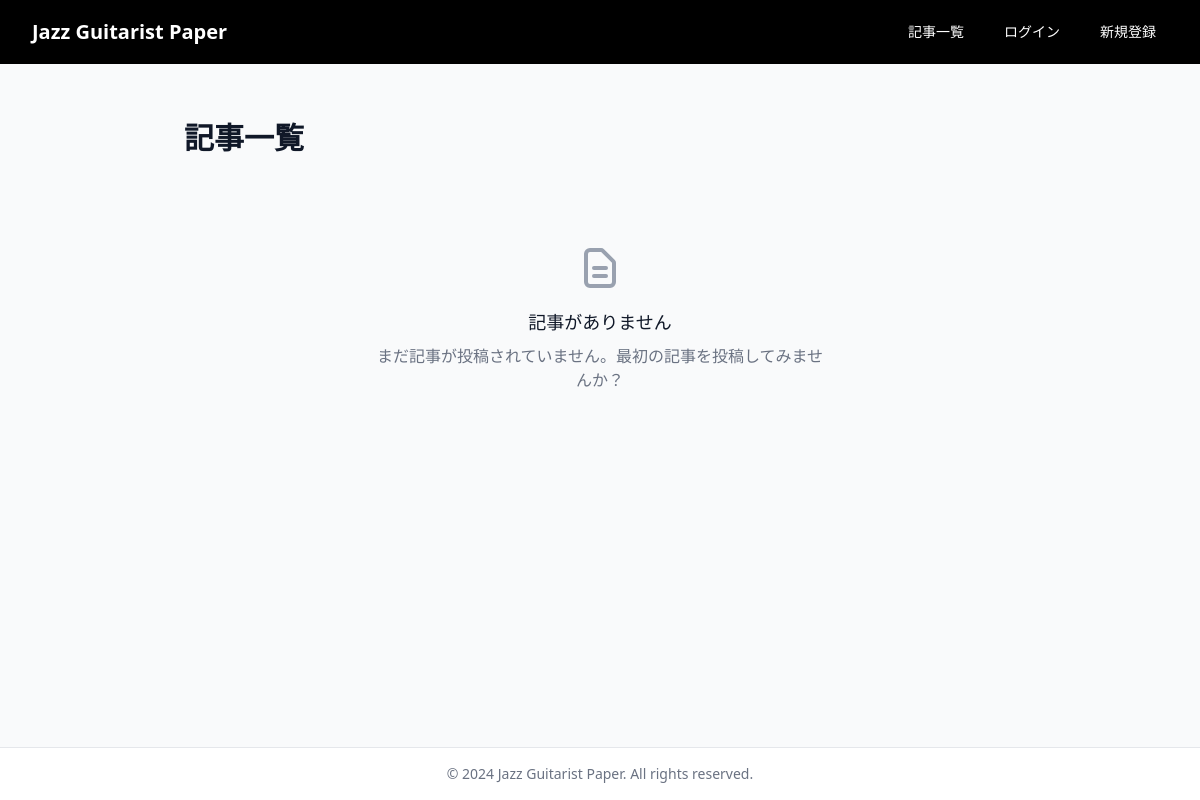
/articles/, run on an earlier commit of the app's database.
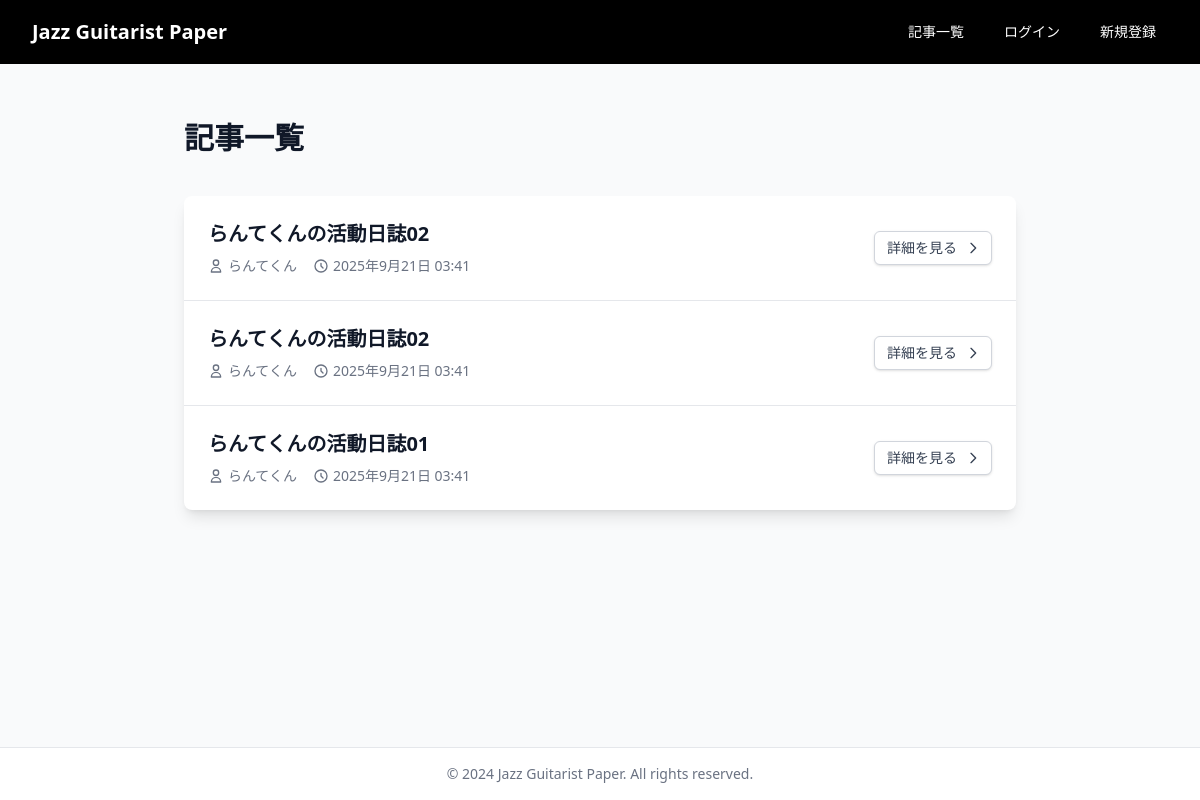
And on a later commit of the database.
### articles/models.py (models this page shows, shortened)
class Article(models.Model):
    author = models.ForeignKey(
        User,
        on_delete=models.CASCADE,
        verbose_name="投稿者"
    )
    title = models.CharField(
        max_length=200,
        verbose_name="タイトル"
    )
    content = models.TextField(
        verbose_name="内容"
    )
    created_at = models.DateTimeField(
        auto_now_add=True,
        verbose_name="作成日時"
    )
    updated_at = models.DateTimeField(
        auto_now=True,
        verbose_name="更新日時"
    )
    class Meta:
        ordering = ['-created_at']
        verbose_name = "記事"
        verbose_name_plural = "記事"

### accounts/models.py (models this page shows, shortened)
class User(AbstractUser):
    email = models.EmailField(_('email address'), unique=True)
    USERNAME_FIELD = 'email'
    REQUIRED_FIELDS = ['username']

### articles/views.py (the view)
# urls.py: path('', ArticleListView.as_view(), name='list'),
class ArticleListView(ListView):
    model = Article
    template_name = 'articles/list.html'
    context_object_name = 'articles'

### templates/articles/list.html (shortened to what this page needs)
{% extends 'base.html' %}
{% block content %}
<div class="max-w-4xl mx-auto py-8 px-4 sm:px-6 lg:px-8">
    <div class="mb-8 flex items-center justify-between">
        <h1 class="text-3xl font-bold text-gray-900 mb-2">記事一覧</h1>
    </div>
    {% if articles %}
        <div class="bg-white shadow-lg rounded-lg overflow-hidden">
            <div class="divide-y divide-gray-200">
                {% for article in articles %}
                    <div class="p-6 hover:bg-gray-50 transition-colors duration-200">
                        <div class="flex items-center justify-between">
                            <div class="flex-1">
                                <h3 class="text-xl font-semibold text-gray-900 mb-2">
                                    <a href="{% url 'articles:detail' article.pk %}" class="hover:text-blue-600 transition-colors duration-200">
                                        {{ article.title }}
                                    </a>
                                </h3>
                                <div class="flex items-center space-x-4 text-sm text-gray-500">
                                    <div class="flex items-center">
                                        <svg class="w-4 h-4 mr-1" fill="none" stroke="currentColor" viewBox="0 0 24 24">
                                            <path stroke-linecap="round" stroke-linejoin="round" stroke-width="2" d="M16 7a4 4 0 11-8 0 4 4 0 018 0zM12 14a7 7 0 00-7 7h14a7 7 0 00-7-7z"/>
                                        </svg>
                                        <span>{{ article.author.username }}</span>
                                    </div>
                                    <div class="flex items-center">
                                        <svg class="w-4 h-4 mr-1" fill="none" stroke="currentColor" viewBox="0 0 24 24">
                                            <path stroke-linecap="round" stroke-linejoin="round" stroke-width="2" d="M12 8v4l3 3m6-3a9 9 0 11-18 0 9 9 0 0118 0z"/>
                                        </svg>
                                        <span>{{ article.created_at|date:"Y年n月j日 H:i" }}</span>
                                    </div>
                                </div>
                            </div>
                            <div class="ml-4">
                                <a href="{% url 'articles:detail' article.pk %}" class="inline-flex items-center px-3 py-2 border border-gray-300 shadow-sm text-sm leading-4 font-medium rounded-md text-gray-700 bg-white hover:bg-gray-50 focus:outline-none focus:ring-2 focus:ring-offset-2 focus:ring-blue-500 transition-colors duration-200">
                                    詳細を見る
                                    <svg class="ml-2 -mr-0.5 h-4 w-4" fill="none" stroke="currentColor" viewBox="0 0 24 24">
                                        <path stroke-linecap="round" stroke-linejoin="round" stroke-width="2" d="M9 5l7 7-7 7"/>
                                    </svg>
                                </a>
                            </div>
                        </div>
                    </div>
                {% endfor %}
            </div>
        </div>
    {% else %}
        <div class="text-center py-12">
            <div class="mx-auto max-w-md">
                <svg class="mx-auto h-12 w-12 text-gray-400" fill="none" stroke="currentColor" viewBox="0 0 24 24">
                    <path stroke-linecap="round" stroke-linejoin="round" stroke-width="2" d="M9 12h6m-6 4h6m2 5H7a2 2 0 01-2-2V5a2 2 0 012-2h5.586a1 1 0 01.707.293l5.414 5.414a1 1 0 01.293.707V19a2 2 0 01-2 2z"/>
                </svg>
                <h3 class="mt-4 text-lg font-medium text-gray-900">記事がありません</h3>
                <p class="mt-2 text-gray-500">まだ記事が投稿されていません。最初の記事を投稿してみませんか？</p>
            </div>
        </div>
    {% endif %}
</div>
{% endblock %}

### templates/base.html (shortened to what this page needs)
<!DOCTYPE html>
<html lang="ja">
<head>
    <script src="https://cdn.jsdelivr.net/npm/@tailwindcss/browser@4"></script>
</head>
<body class="bg-gray-50 min-h-screen flex flex-col">
    <header class="bg-black">
        <div class="max-w-7xl mx-auto px-4 sm:px-6 lg:px-8">
            <div class="flex justify-between items-center h-16">
                <div class="flex-shrink-0">
                    <h1 class="text-xl font-bold text-white">
                        <a href="/for_reinhardt/" class="text-white visited:text-white hover:text-gray-300">Jazz Guitarist Paper</a>
                    </h1>
                </div>
                <div class="hidden md:flex items-center space-x-4">
                    <a href="{% url 'articles:list' %}" class="text-white hover:text-gray-300 px-3 py-2 rounded-md text-sm font-medium">
                        記事一覧
                    </a>
                    {% if user.is_authenticated %}
                        <span class="text-sm text-white">こんにちは、{{ user.username }}さん</span>
                        <form method="post" action="{% url 'accounts:logout' %}" class="inline">
                            {% csrf_token %}
                            <button type="submit" class="text-white hover:text-gray-300 px-3 py-2 rounded-md text-sm font-medium">
                                ログアウト
                            </button>
                        </form>
                    {% else %}
                        <a href="{% url 'accounts:login' %}" class="text-white hover:text-gray-300 px-3 py-2 rounded-md text-sm font-medium">
                            ログイン
                        </a>
                        <a href="{% url 'accounts:register' %}" class="text-white hover:text-gray-300 px-3 py-2 rounded-md text-sm font-medium">
                            新規登録
                        </a>
                    {% endif %}
                </div>
            </div>
        </div>
    </header>
    <main class="flex-1 max-w-7xl mx-auto py-6 sm:px-6 lg:px-8 w-full">
        {% block content %}
        {% endblock %}
    </main>
    <footer class="bg-white border-t border-gray-200 flex-shrink-0">
        <div class="max-w-7xl mx-auto py-4 px-4 sm:px-6 lg:px-8">
            <div class="text-center text-sm text-gray-500">
                {% block footer %}
                &copy; 2024 Jazz Guitarist Paper. All rights reserved.
                {% endblock %}
            </div>
        </div>
    </footer>
</body>
</html>

What changed in the data, as far as the page shows it:
added Article: title "らんてくんの活動日誌02", author.username "らんてくん", created_at "2025年9月21日 03:41"
added Article: title "らんてくんの活動日誌02", author.username "らんてくん", created_at "2025年9月21日 03:41"
added Article: title "らんてくんの活動日誌01", author.username "らんてくん", created_at "2025年9月21日 03:41"
Also different on the page:
text no longer shown: "記事がありません まだ記事が投稿されていません。最初の記事を投稿してみませんか？"
